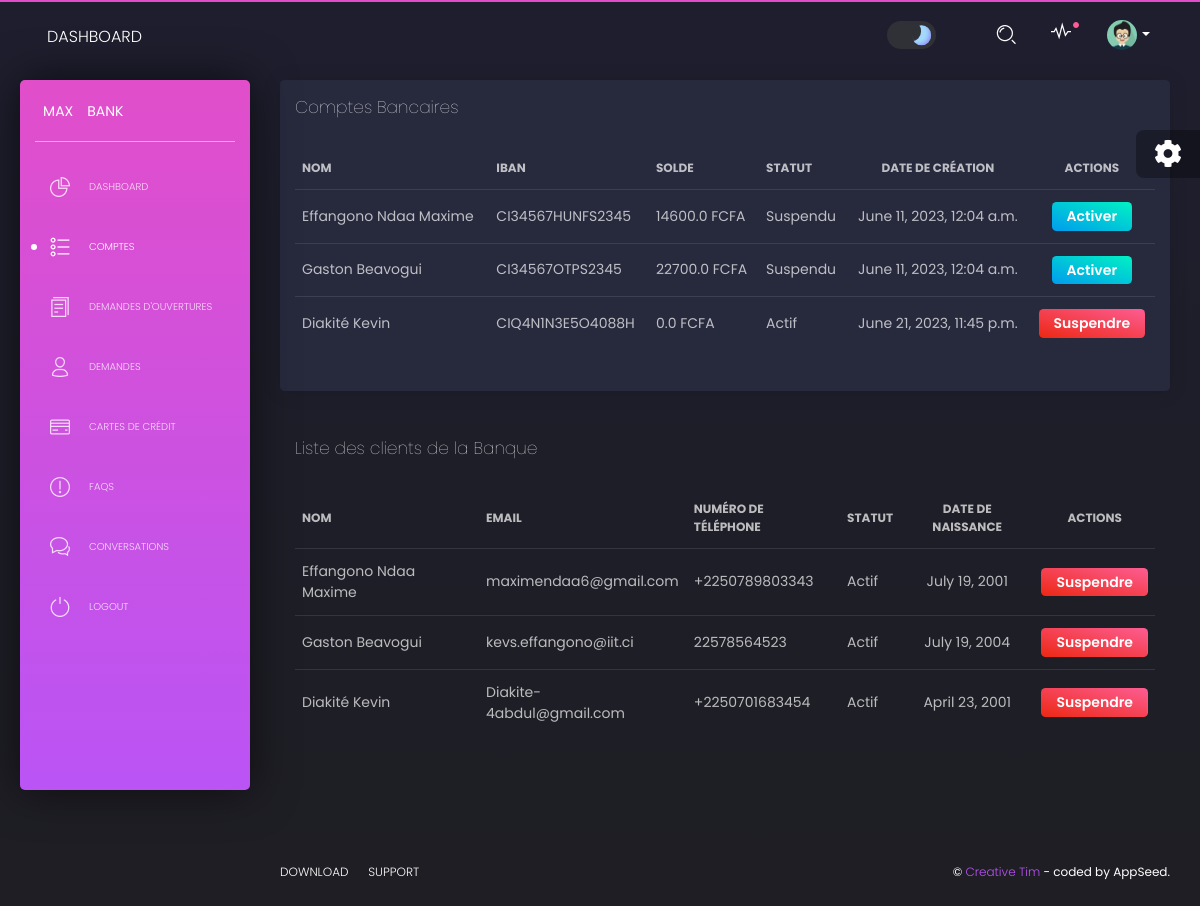
The app's page /bankAgent/comptes (signed in) with its own data.
### api/models.py (models this page shows, shortened)
class Compte(models.Model):
    numero = models.CharField(max_length=100)
    IBAN = models.CharField(max_length=100)
    solde = models.FloatField()
    date_creation = models.DateTimeField(auto_now_add=True)
    client = models.ForeignKey('Client', on_delete=models.CASCADE)
    is_active = models.BooleanField(default=True)

class Client(models.Model):
    nom = models.CharField(max_length=100)
    email = models.EmailField(unique=True)
    contact = models.CharField(max_length=14, unique=True)
    adresse = models.CharField(max_length=100)
    is_active = models.BooleanField(default=True)
    date_naissance = models.DateField()
    code_secret = models.CharField(max_length=100)
    date_creation = models.DateTimeField(auto_now_add=True)
    agence = models.ForeignKey('Agence', on_delete=models.CASCADE)
    def __str__(self):
        return f"{self.nom}"

### bankAgent/views.py (the view)
# urls.py: path('comptes', views.comptes, name='comptes'),
@login_required(login_url="/login/")
def comptes(request):
    Compte_list = Compte.objects.all()
    Client_list = Client.objects.all()
    context = {'segment': 'comptes',
               'Compte_list': Compte_list,
               'Client_list': Client_list}
    html_template = loader.get_template('home/tables-comptes.html')
    return HttpResponse(html_template.render(context, request))

### templates/home/tables-comptes.html (shortened to what this page needs)
{% extends "layouts/base.html" %}
{% block content %}
  <div class="content">
    <div class="row">
      <div class="col-md-12">
        <div class="card">
          <div class="card-header">
            <h4 class="card-title">Comptes Bancaires</h4>
          </div>
          <div class="card-body">
            <div class="table-responsive">
              <table class="table tablesorter">
                <thead class="text-primary">
                  <tr>
                    <th>Nom</th>
                    <th>IBAN</th>
                    <th>Solde</th>
                    <th>Statut</th>
                    <th class="text-center">Date de création</th>
                    <th class="text-center">Actions</th>
                  </tr>
                </thead>
                <tbody>
                  {% for compte in Compte_list %}
                  <tr>
                    <td>{{ compte.client }}</td>
                    <td>{{ compte.IBAN }}</td>
                    <td>{{ compte.solde }} FCFA</td>
                    {% if compte.is_active %}
                    <td>Actif</td>
                    {% else %}
                    <td>Suspendu</td>
                    {% endif %}
                    <td class="text-center">{{ compte.date_creation }}</td>
                    <td class="text-center">
                      {% if compte.is_active %}
                      <a href="{% url 'suspend_account' compte.pk %}" class="btn btn-danger btn-sm">Suspendre</a>
                      {% else %}
                      <a href="{% url 'activate_account' compte.pk %}" class="btn btn-success btn-sm">Activer</a>
                      {% endif %}
                    </td>
                  </tr>
                  {% endfor %}
                </tbody>
              </table>
            </div>
          </div>
        </div>
      </div>
      <div class="col-md-12">
        <div class="card card-plain">
          <div class="card-header">
            <h4 class="card-title">Liste des clients de la Banque</h4>
          </div>
          <div class="card-body">
            <div class="table-responsive">
              <table class="table tablesorter">
                <thead class="text-primary">
                  <tr>
                    <th>Nom</th>
                    <th>Email</th>
                    <th>Numéro de téléphone</th>
                    <th>Statut</th>
                    <th class="text-center">Date de naissance</th>
                    <th class="text-center">Actions</th>
                  </tr>
                </thead>
                <tbody>
                  {% for client in Client_list %}
                  <tr>
                    <td>{{ client.nom }}</td>
                    <td>{{ client.email }}</td>
                    <td>{{ client.contact }}</td>
                    {% if client.is_active %}
                    <td>Actif</td>
                    {% else %}
                    <td>Suspendu</td>
                    {% endif %}
                    <td class="text-center">{{ client.date_naissance }}</td>
                    <td class="text-center">
                      {% if client.is_active %}
                      <a href="{% url 'suspend_client' client.pk %}" class="btn btn-danger btn-sm">Suspendre</a>
                      {% else %}
                      <a href="{% url 'activate_client' client.pk %}" class="btn btn-success btn-sm">Activer</a>
                      {% endif %}
                    </td>
                  </tr>
                  {% endfor %}
                </tbody>
              </table>
            </div>
          </div>
        </div>
      </div>
    </div>
  </div>
{% endblock content %}

### records on screen
Compte: client "Effangono Ndaa Maxime", IBAN "CI34567HUNFS2345", solde "14600.0", is_active "Suspendu", date_creation "June 11, 2023, 12:04 a.m."
Compte: client "Gaston Beavogui", IBAN "CI34567OTPS2345", solde "22700.0", is_active "Suspendu", date_creation "June 11, 2023, 12:04 a.m."
Compte: client "Diakité Kevin", IBAN "CIQ4N1N3E5O4088H", solde "0.0", is_active "Actif", date_creation "June 21, 2023, 11:45 p.m."
Client: nom "Effangono Ndaa Maxime", email "maximendaa6@gmail.com", contact "+2250789803343", is_active "Actif", date_naissance "July 19, 2001"
Client: nom "Gaston Beavogui", email "kevs.effangono@iit.ci", contact "22578564523", is_active "Actif", date_naissance "July 19, 2004"
Client: nom "Diakité Kevin", email "Diakite-4abdul@gmail.com", contact "+2250701683454", is_active "Actif", date_naissance "April 23, 2001"
